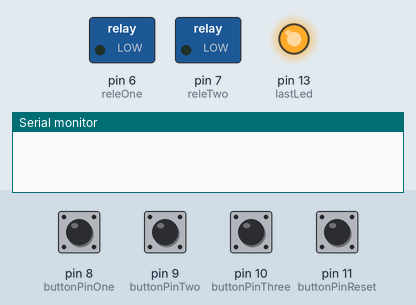
Bench run of a sketch on a simulated Arduino Uno, built with avr-gcc and run on an emulated ATmega328P. Shown: switched loads named in the sketch (green lamp = pin HIGH), output pins drawn as LEDs (lit = HIGH), the last lines printed to the serial monitor. Inputs (shaded band) come from the test bench; at power-on: pin 8 (buttonPinOne), pin 9 (buttonPinTwo), pin 10 (buttonPinThree), pin 11 (buttonPinReset) LOW.

Above: at 1.2 s.
1.3 s: pin 8 (buttonPinOne) pulled HIGH for 0.15 s
At 2.9 s:
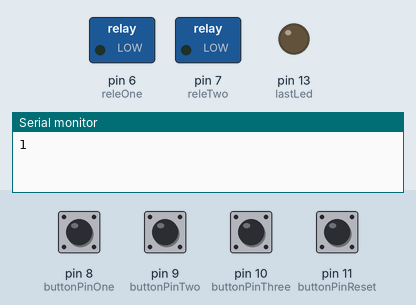
Timing chart, 0 to 4.4 s (numbered marks = the images above; inputs shaded):
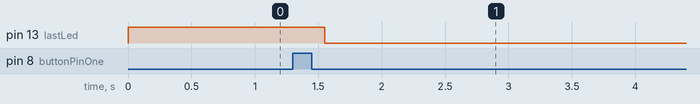

Measured:
- after the input at 1.3 s, pin 13 (lastLed): HIGH → LOW after 0.25 s

The sketch:

mainButtonsForComputerCSahrp.ino
```cpp
// Main program
const int buttonPinOne = 8;
const int buttonPinTwo = 9;
const int buttonPinThree = 10;
const int buttonPinReset = 11;

int isBtnOnePress = 0;
int isBtnTwoPress = 0;
int isBtnThreePress = 0;

int releOne = 6;
int releTwo = 7;

int lastLed = 13;
int lastLedStatus = 0;

int buttonStateOne = 0;
int buttonStateTwo = 0;
int buttonStateThree = 0;
int buttonStateReset = 0;

void setup() {
  pinMode(buttonPinOne, INPUT);
  pinMode(buttonPinTwo, INPUT);
  pinMode(buttonPinThree, INPUT);
  pinMode(buttonPinReset, INPUT);

  pinMode(releOne, OUTPUT);
  pinMode(releTwo, OUTPUT);
  pinMode(lastLed, OUTPUT);


  Serial.begin(9600);
}

void loop() {
  buttonStateOne = digitalRead(buttonPinOne);
  buttonStateTwo = digitalRead(buttonPinTwo);
  buttonStateThree = digitalRead(buttonPinThree);
  buttonStateReset = digitalRead(buttonPinReset);

  if(lastLedStatus == 0){
    digitalWrite(lastLed, HIGH);
  }
  else{
    digitalWrite(lastLed, LOW);
  }

  if (buttonStateOne == HIGH) {
    Serial.print("1");
    lastLedStatus = 1; // если унопка нажата, гасим светодиод
    isBtnOnePress = 1;
    delay(250);
  }
  if (buttonStateTwo == HIGH) {
    Serial.print("2");
    isBtnTwoPress = 1;
    delay(250);
  }
  if (buttonStateThree == HIGH) {
    Serial.print("3");
    isBtnThreePress = 1;
    delay(250);
  }

  if (buttonStateReset == HIGH) {
    Serial.print("5");
    delay(250);
  }


  if(isBtnOnePress && isBtnTwoPress && isBtnThreePress){
      delay(60000);
      digitalWrite(releOne, HIGH);
      digitalWrite(releTwo, HIGH);
      delay(5000);
      digitalWrite(releOne, LOW);
      delay(60000);
      digitalWrite(releTwo, LOW);
      lastLedStatus = 0; // Зажигаем светодиод
      isBtnOnePress = isBtnTwoPress = isBtnThreePress = 0;
  }


}
```
